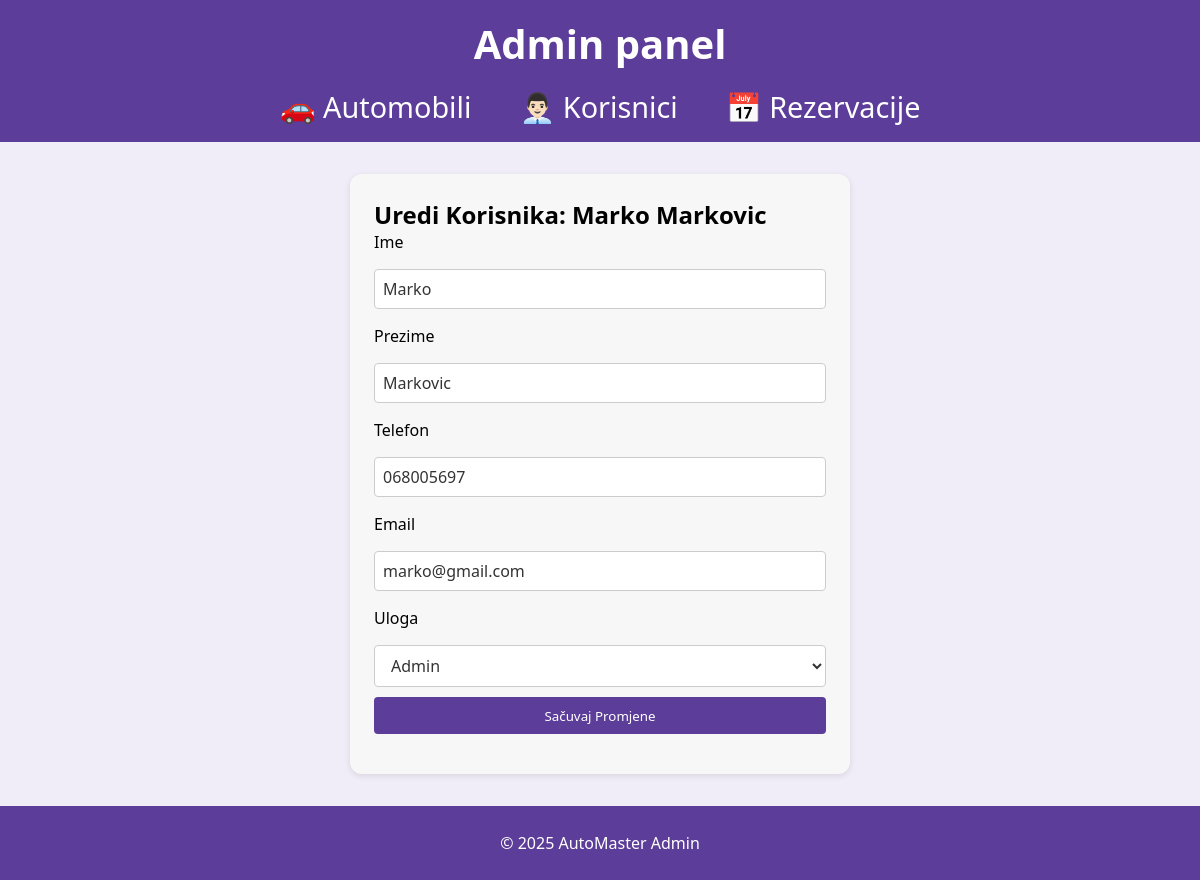
The page /admin/users/edit/1 (signed in) on the database as committed earlier.
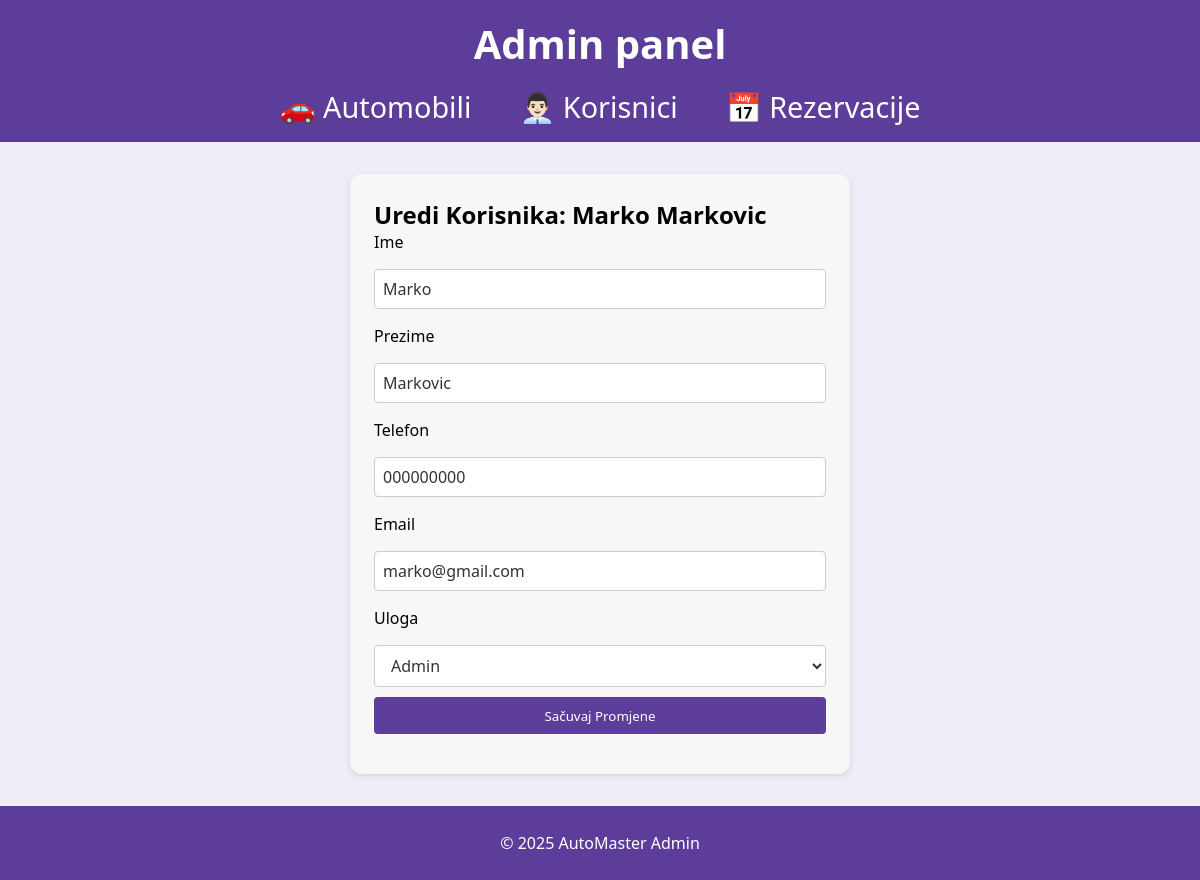
The same page on the database as committed later.
### app/models.py (models this page shows)
class User(db.Model, UserMixin):
    __tablename__ = "users"
    id = db.Column(db.Integer, primary_key=True)
    first_name = db.Column(db.String(50))
    last_name = db.Column(db.String(50))
    phone = db.Column(db.String(20))
    email = db.Column(db.String(120), unique=True, nullable=False)
    password = db.Column(db.String(128))
    role = db.Column(db.String(20), default="user")
    reservations = db.relationship("Reservation", backref="user", lazy="select")
    reviews = db.relationship("Review", backref="user", lazy="select")

### app/routes.py (the view, shortened to what this page needs)
@bp.route("/admin/users/edit/<int:user_id>", methods=["GET", "POST"])
@login_required
def admin_edit_user(user_id):
    if current_user.role != "admin":
        flash("Nemate pristup ovoj stranici.", "danger")
        return redirect(url_for("main.cars"))
    user = User.query.get_or_404(user_id)
    return render_template("admin/edit_user.html", user=user)

### app/__init__.py (called while the page is built)
def create_app():
    app = Flask(__name__)
    app.config["SQLALCHEMY_DATABASE_URI"] = "sqlite:///app.db"
    app.config["SQLALCHEMY_TRACK_MODIFICATIONS"] = False
    app.config["SECRET_KEY"] = "6f3b1c832e2e4d9b9f2fc5a5d4d20e13"
    app.config["UPLOAD_FOLDER"] = os.path.join(app.root_path, "static", "uploads")
    from app.routes import bp
    app.register_blueprint(bp)
    db.init_app(app)
    from app import routes
    login_manager.init_app(app)
    @login_manager.user_loader
    def load_user(user_id):
        return User.query.get(int(user_id))
    return app

### app/templates/admin/edit_user.html (shortened to what this page needs)
<!DOCTYPE html>
<html lang="hr">
<head>
    <link rel="stylesheet" href="{{ url_for('static', filename='css/style.css') }}" />
</head>
<body>
    <header>
        <h1 class="site-title">Admin panel</h1>
        <nav>
            <ul>
                <li><a href="{{ url_for('main.admin_cars') }}">🚗 Automobili</a></li>
                <li><a href="{{ url_for('main.admin_users') }}">👨🏻‍💼 Korisnici</a></li>
                <li><a href="{{ url_for('main.admin_reservations') }}">📅 Rezervacije</a></li>
            </ul>
        </nav>
    </header>
    <main>
        <section class="form-section">
            <h2>Uredi Korisnika: {{user.first_name}} {{user.last_name}}</h2>
            <form method="POST" class="register-form">
                <label>Ime</label>
                <input type="text" name="first_name" value="{{ user.first_name }}" required>
                <label>Prezime</label>
                <input type="text" name="last_name" value="{{ user.last_name }}" required>
                <label>Telefon</label>
                <input type="text" name="phone" value="{{ user.phone }}" required>
                <label>Email</label>
                <input type="email" name="email" value="{{ user.email }}" required>
                <label>Uloga</label>
                <select style="margin-bottom:10px;" name="role" required>
                    <option value="admin" {% if user.role == 'admin' %}selected{% endif %}>Admin</option>
                </select>
                <button type="submit" class="btn">Sačuvaj Promjene</button>
            </form>
        </section>
    </main>
    <footer>
        <p>&copy; 2025 AutoMaster Admin</p>
    </footer>
</body>
</html>

Rows that differ between the two databases and show on the page:
changed User "Marko": phone "068005697" → "000000000"
